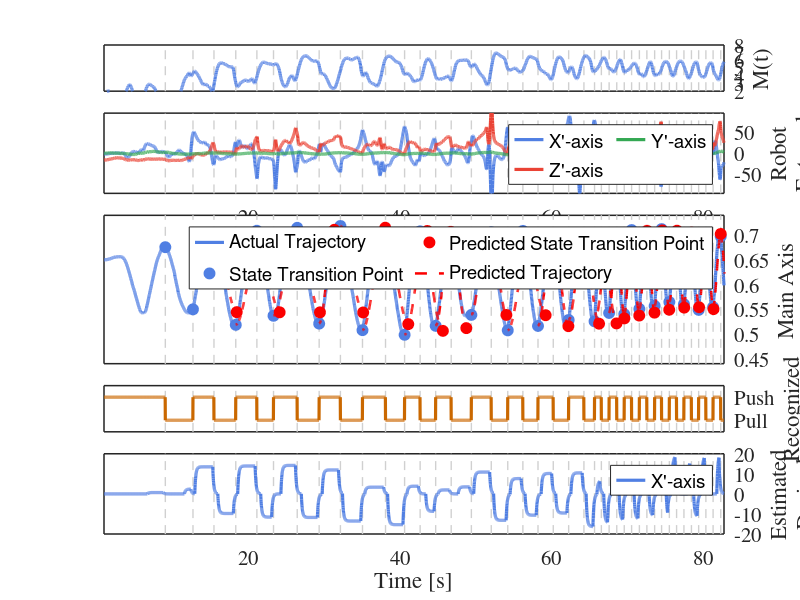

This chart was generated by the following MATLAB code:
%% Sawing Task: Experiment Result
% This file is used to plot the case result, i.e. Figure3 in the manuscript.
clear, clc, close all
allresults=[];

%% Subject1 Mode4 Data
M4=load('RawExperimentalData/subject1_M4.mat');
start_M4=4082; end_M4=6939; 
M_DATA = M4;

%% Figure 3   
figure(226)
expname = ['M4'];
LineColor = '#507FE3';
YLineColor = '#34A853';
ZLineColor = '#EA4335';
RangeMarkerColor = '#DC123A';
PredictPointColor = '#CA6800';
ActualPointColor = '#68DA00';
NewPredictPointColor = '#FB0000';
LightGrey = '#D0D0D0';
ZForceColor = '#FF9887';
label_font_size = 15;
set(gcf,'unit','normalized','position',[0.2,0.2,0.9,0.7])
x_start= 50; % 2850
x_end = 4600; % 4480
x_range = [x_start:x_end];
all_dt = M_DATA.dt;
ave_dt = sum(all_dt)/size(all_dt,2);

target_points = M_DATA.GPR_predicted_transition_point;
GPR_predicted_points = zeros(1,size(target_points,2));

% GPR predicted points
trajectory = M_DATA.eef_position(1,:);
this_pull = 0; this_push = 0; last_pull = 0; last_push = 0;
push_time = []; pull_time = []; total_phase = 0;
for i = 1:size(M_DATA.GPR_predicted_transition_point,2)
    if target_points(i) == 0 % 先找到收到gpr的点，一般在峰值后
        continue
    end
    if trajectory(i) < 0.6 % 如果这个点是拉
        total_phase = total_phase+1;
        this_pull = i;
        if size(pull_time,2) >= 1
%                 GPR_predicted_points(this_pull + round(sum(pull_time(end-2:end))/3)) = target_points(this_pull);
            GPR_predicted_points(last_push + round(M_DATA.esitimated_time(total_phase)/ave_dt)) = target_points(last_pull);
        end
        pull_time = [pull_time , last_pull-last_pull];
        last_pull = this_pull;
    end
    if trajectory(i) > 0.6 % 如果这个点是拉
        total_phase = total_phase+1;
        this_push = i;
        if size(push_time,2) >= 1
%                 GPR_predicted_points(this_push + round(sum(push_time(end-2:end)/3))) = target_points(this_push);
                GPR_predicted_points(last_pull + round(M_DATA.esitimated_time(total_phase)/ave_dt)) = target_points(last_push);
        end
        push_time = [push_time , this_push-last_push];
        last_push = this_push;
    end     
end

% Actual State Transition Points
original_data = target_points;
state_transition_point_x = find(original_data ~= 0);

% Predicted Trajectory 1
p0 = 0.5074; % 3013
pf = 0.7020; % 3180
v0 = 0; 
vf = 0; 
T = 10; 
% equation
A = [1, 0, 0, 0; 
     1, T, T^2, T^3;
     0, 1, 0, 0; 
     0, 1, 2*T, 3*T^2];
B = [p0; pf; v0; vf];
% coefficient
coeff = A\B;
% time vector and trajectory
t = linspace(0, T, 3180-3013+1); % 100 timesteps
predicted_trajectory = coeff(1) + coeff(2)*t + coeff(3)*t.^2 + coeff(4)*t.^3;


subplot(15,1,[1 2]) %M(t)
emg_sum = sum(M_DATA.EMG_signal(2:end-1,:).*M_DATA.EMG_signal(2:end-1,:));
for idx = state_transition_point_x
    if idx>x_start && idx < x_end
        plot([idx idx], [-100,100], 'Color', LightGrey, 'LineStyle', '--','LineWidth',1); % 使用红色虚线
        hold on
    end
end
plot(x_range, emg_sum(x_range),'Color',LineColor,'LineWidth',2.3);
xlim([x_start,x_end]);
ylabel({'M(t)'})
ylim([2,8]);
%title('Case Result of Subject1 in Mode4');
set(gca, 'YAxisLocation', 'right'); % Move Y-axis label to the righ
set(gca, 'linewidth', 1.1, 'fontsize', label_font_size, 'fontname', 'times',...
                'TickLength',[0 0], 'XTick', [] ) %

subplot(15,1,[3 5]) % actual force
for idx = state_transition_point_x
    if idx>x_start && idx < x_end
        plot([idx idx]*ave_dt, [-100,100], 'Color', LightGrey, 'LineStyle', '--','LineWidth',1); % 使用红色虚线
        hold on
    end
end
afx = plot(x_range*ave_dt, M_DATA.eef_force(1,x_range),'Color',LineColor,'LineWidth',2.3);
afz = plot(x_range*ave_dt, M_DATA.eef_force(3,x_range),'Color',ZLineColor,'LineWidth',2.3);
afy = plot(x_range*ave_dt, M_DATA.eef_force(2,x_range),'Color',YLineColor,'LineWidth',2.3);
ylabel({'Robot'; 'External';'Force [N]'})
ylim([-95,95])
xlim([x_start,x_end]*ave_dt);
legend([afx,afy,afz],{"X'-axis","Y'-axis","Z'-axis"},'fontsize', 14, ... 
         'Orientation', 'horizontal', 'NumColumns', 2)
set(gca, 'YAxisLocation', 'right'); % Move Y-axis label to the righ
set(gca, 'linewidth', 1.1, 'fontsize', label_font_size, 'fontname', 'times',...
                'TickLength',[0 0] ) %去掉x，y坐标轴的刻度

subplot(15,1,[6 10]) % X位移
for idx = state_transition_point_x
    if idx>x_start && idx < x_end
        plot([idx idx], [-100,100], 'Color', LightGrey, 'LineStyle', '--','LineWidth',1); % 使用红色虚线
        hold on
    end
end
% actual trajectory
at = plot(x_range, M_DATA.eef_position(1,x_range),'Color',LineColor,'LineWidth',2.3);
ylabel({'Main Axis', 'Position [m]'})
% actual transition point
ap = plot( state_transition_point_x,M_DATA.eef_position(1,state_transition_point_x),'o','MarkerEdgeColor',LineColor, 'MarkerFaceColor',LineColor,'MarkerSize',8);
% predicted trajectory
%pdt = plot([3013:3180],predicted_trajectory,'--','Color',NewPredictPointColor,'LineWidth',1.8 );

GPR_ends = GPR_predicted_points;
pdt_plot = 0;
for idx = state_transition_point_x(3:end)
    predicted_trajectory = [];
    s_p = idx;
    e_p = s_p + 1;
    while 1
        try
            if GPR_ends(e_p) ~= 0
                if abs(GPR_ends(e_p)-M_DATA.eef_position(1,s_p))>0.1
                    break
                end
            end
        catch
            break
        end
        e_p = e_p + 1;
    end
    try
        p0 = M_DATA.eef_position(1,s_p); % s_p
        pf  =  GPR_ends(e_p); % e_p
        A = [1, 0, 0, 0; 
         1, T, T^2, T^3;
         0, 1, 0, 0; 
         0, 1, 2*T, 3*T^2];
        v0 = 0; vf = 0; T = 10; B = [p0; pf; v0; vf];
        coeff = A\B;
        t = linspace(0, T, e_p-s_p+1); % 生成100个时间点
        predicted_trajectory = coeff(1) + coeff(2)*t + coeff(3)*t.^2 + coeff(4)*t.^3;
        if pdt_plot == 0
            pdt=plot([s_p:e_p],predicted_trajectory,'--','Color',NewPredictPointColor,'LineWidth',1.8 );
            pdt_plot = 1;
        else
            plot([s_p:e_p],predicted_trajectory,'--','Color',NewPredictPointColor,'LineWidth',1.8 );
        end
        GPR_ends(e_p) = 0;
    catch
        continue
    end
end

% predicted transition point
gpr = plot(GPR_predicted_points,'o','MarkerEdgeColor',NewPredictPointColor, 'MarkerFaceColor',NewPredictPointColor,'MarkerSize',8);
ylim([0.44,0.74])
xlim([x_start,x_end]);
legend([at,  gpr, ap, pdt], {'Actual Trajectory',  .... 
            'Predicted State Transition Point', 'State Transition Point',... 
            'Predicted Trajectory'}, 'fontsize', 14, 'Orientation', 'horizontal', 'NumColumns', 2);
% legend([at,ap,gpr],{'Actual Trajectory','State Transition Point','Predicted State Transition Point', ...
%    },'fontsize', 14);
set(gca, 'YAxisLocation', 'right'); % Move Y-axis label to the righ
set(gca, 'linewidth', 1.1, 'fontsize', label_font_size, 'fontname', 'times',...
                'TickLength',[0 0] , 'XTick', []) %去掉x，y坐标轴的刻度
          

subplot (15,1,[11 12]) % 识别的状态
for idx = state_transition_point_x
    if idx>x_start && idx < x_end
        plot([idx idx], [-100,100], 'Color', LightGrey, 'LineStyle', '--','LineWidth',1); % 使用红色虚线
        hold on
    end
end
states = zeros(size(M_DATA.SVM_recognized_state(1,:),2),1);
last_s = 2;
for i = 1:size(M_DATA.SVM_recognized_state,2)
    if M_DATA.SVM_recognized_state(1,i) == 0
        states(i) = last_s;
    else
        states(i) = M_DATA.SVM_recognized_state(1,i); 
        last_s = M_DATA.SVM_recognized_state(1,i) ;
    end
end
a = find(M_DATA.SVM_recognized_state(1,:)~=0);
f=M_DATA.SVM_recognized_state(1,a);
% plot(x_range, states(x_range),'Color',PredictPointColor,'LineWidth',2.3);
plot(x_range, M_DATA.SVM_recognized_state(x_range),'Color',PredictPointColor,'LineWidth',2.3);
yticks([2 3]);
yticklabels({'Pull','Push'})
ylabel({'Recognized' ;'Motion State'});
ylim([1.5,3.5]);
xlim([x_start,x_end]);
set(gca, 'YAxisLocation', 'right');
set(gca, 'linewidth', 1.1, 'fontsize', label_font_size, 'fontname', 'times',...
                'TickLength',[0 0], 'XTick', [] ) %去掉x，y坐标轴的刻度
%text(-800, 2.5, '(b)','fontsize', 14, 'fontname', 'times')      
            

subplot(15,1,[13 15]) % Lasso estimated force
desired_f = M_DATA.LASSO_estimated_force/5;
for idx = state_transition_point_x
    if idx>x_start && idx < x_end
        plot([idx idx]*ave_dt, [-100,100], 'Color', LightGrey, 'LineStyle', '--','LineWidth',1); % 使用红色虚线
        hold on
    end
end
efx =  plot(x_range*ave_dt, desired_f(x_range),'Color',LineColor,'LineWidth',2.3);
ylabel({'Estimated'; 'Desired';'Force [N]'})
xlabel({'Time [s]'})
ylim([-20,20])
xlim([x_start,x_end]*ave_dt);
% legend([efx],{'X-axis'},'fontsize', 14)
legend([efx],{"X'-axis"},'fontsize', 14)
set(gca, 'YAxisLocation', 'right'); % Move Y-axis label to the righ
set(gca, 'linewidth', 1.1, 'fontsize', label_font_size, 'fontname', 'times',...
                'TickLength',[0 0] ) %去掉x，y坐标轴的刻度
  

           